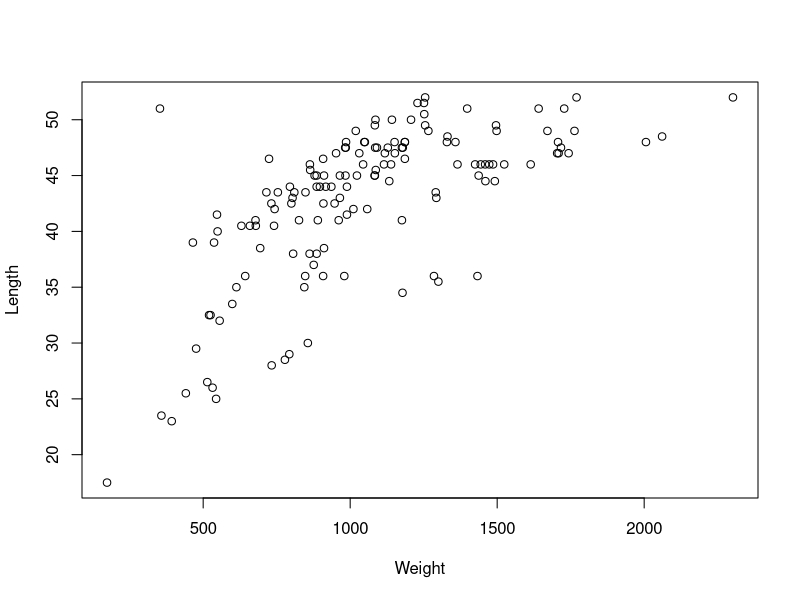
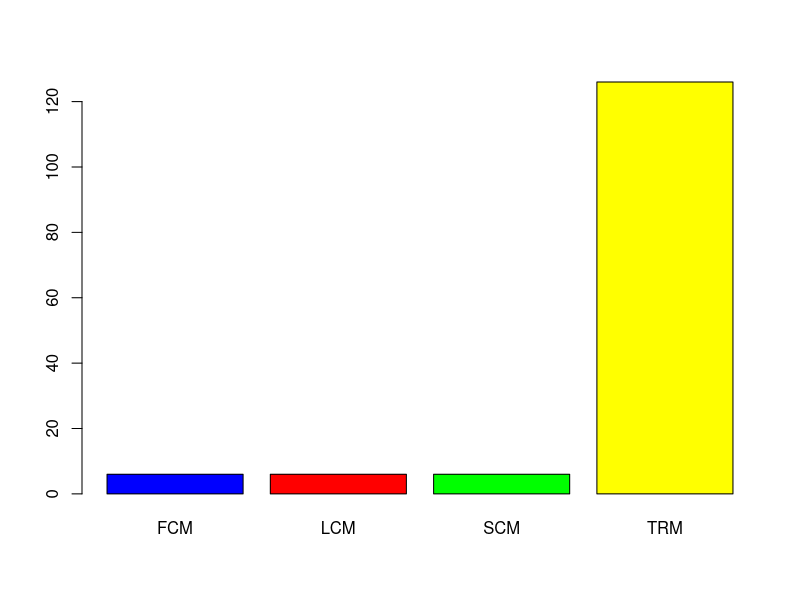
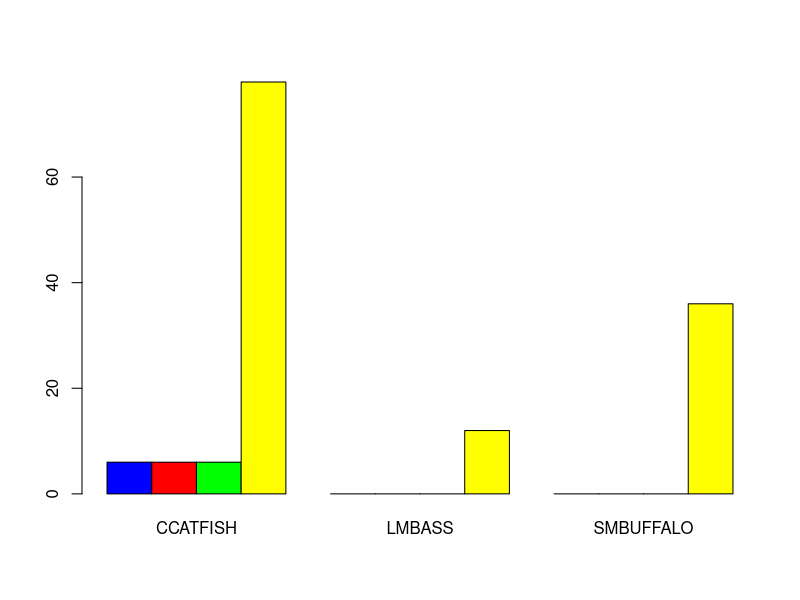
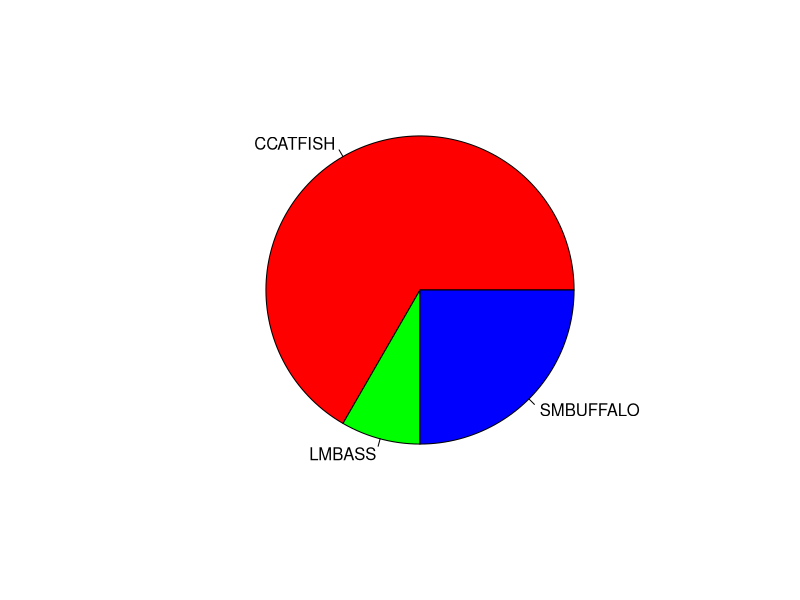
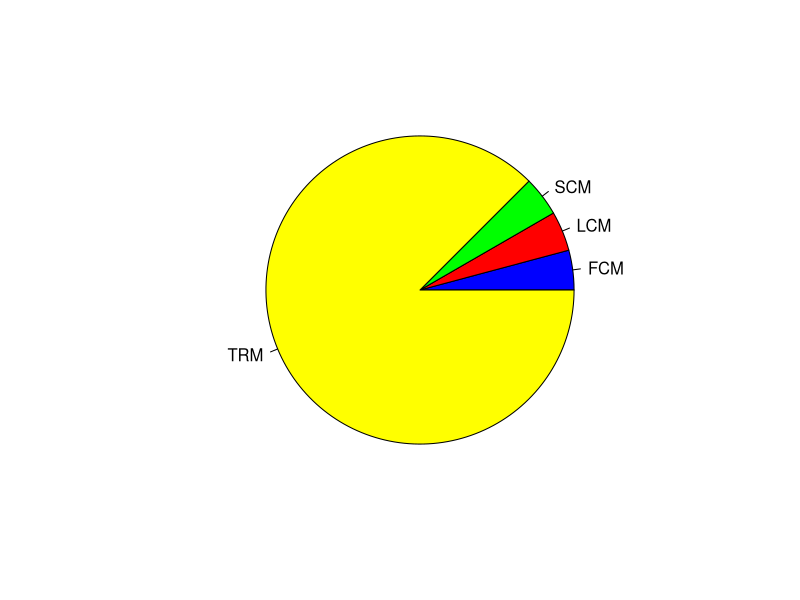
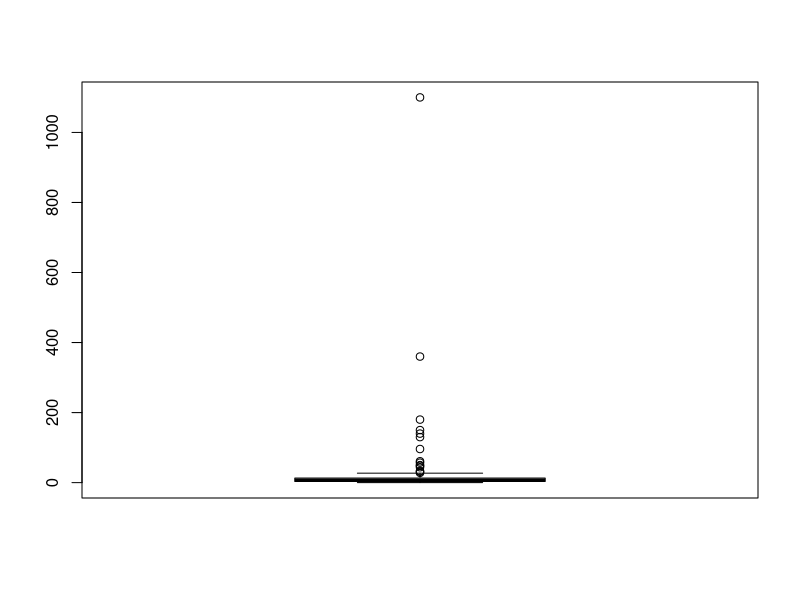
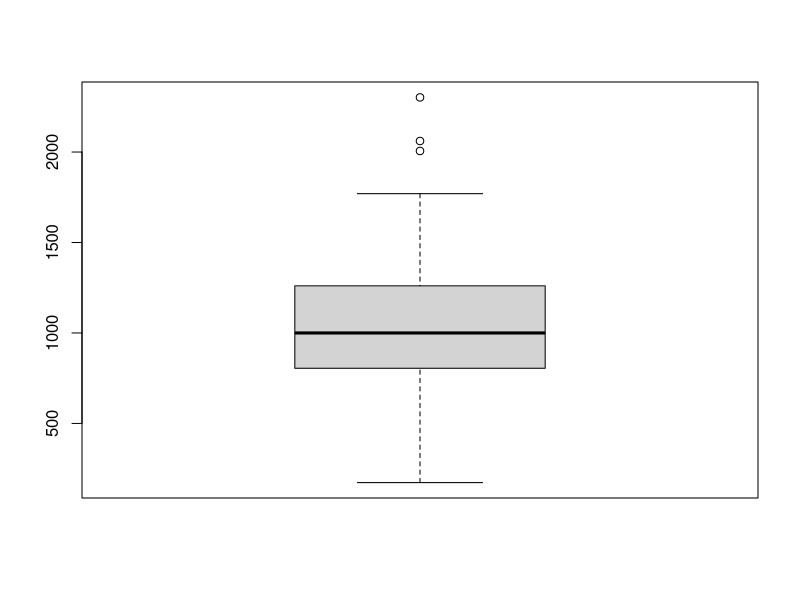
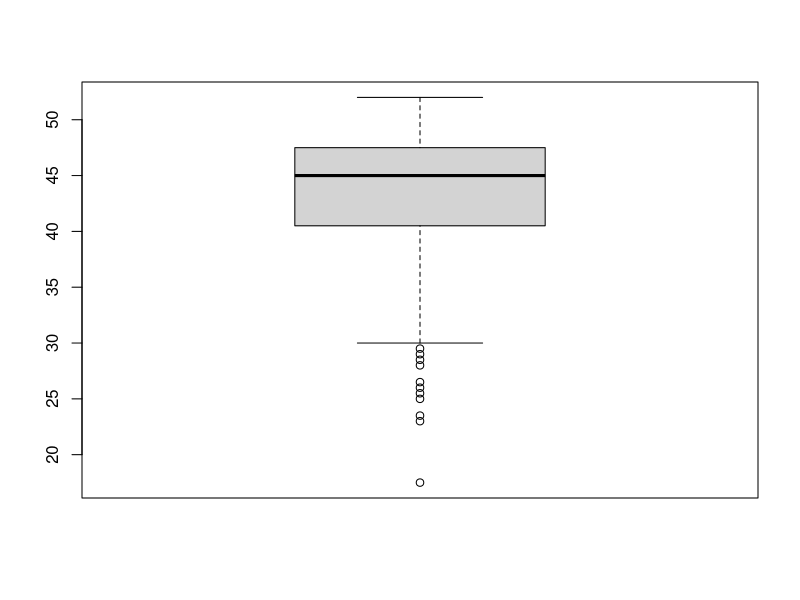

Generate these figures, in order, with R:
## ---- chunk 1
knitr::opts_chunk$set(echo = TRUE)
## ---- chunk 2
getwd()
## ---- chunk 3
#returns first 6 lines
ddt <-read.csv("DDT-1.csv")
head(ddt)
## ---- chunk 4
#Number of Species
length(unique(ddt$SPECIES))
## ---- chunk 5
# Species: LMBASS that has a WEIGHT bigger than 800gms
filtered_LMBASS_data <- ddt[ddt$SPECIES == "LMBASS" & ddt$WEIGHT > 800, ]
filtered_LMBASS_data
## ---- chunk 6
# RIVER: SCM that has DDT bigger than 4.0
filtered_SCM_data <- ddt[ddt$RIVER == "SCM" & ddt$DDT > 4.0, ]
filtered_SCM_data

## ---- chunk 7
# Mean length of fish in the ddt data frame
mean(ddt$LENGTH)
## ---- chunk 8
# Standard deviation of the weight of fish in the ddt data frame 
sd(ddt$WEIGHT)
## ---- chunk 9
plot(ddt$WEIGHT, ddt$LENGTH, xlab = "Weight", ylab = "Length")

# Is this the plot of LENGTH vs WEIGHT from theddt data frame?
# No, the graph is not the same because the axis are switched
## ---- chunk 10
v=1:20
v/20


# If v=1:20 what is the last value of v/20? 
# 1.00
## ---- chunk 11
RIVER_table= with(ddt,table(RIVER))
RIVER_table
## ---- chunk 12
barplot(RIVER_table, col = c("blue","red","green", "yellow"))
## ---- chunk 13
RIVER_SPECIES_table =with(ddt,table(RIVER, SPECIES))
RIVER_SPECIES_table
## ---- chunk 14
barplot(RIVER_SPECIES_table, beside=TRUE, col= c("blue","red","green", "yellow"))

## ---- chunk 15
fish_speices=table(ddt$SPECIES)
pie(fish_speices, col = rainbow(3))
## ---- chunk 16
RIV=table(ddt$RIVER)
pie(RIV,  col = c("blue","red","green", "yellow") )
## ---- chunk 17
boxplot(ddt$DDT)
## ---- chunk 18
boxplot(ddt$WEIGHT)

## ---- chunk 19
boxplot(ddt$LENGTH)

## ---- chunk 20
fish_colplot=with( ddt, ifelse( SPECIES == "CCATFISH","Red",
                        ifelse(SPECIES=="SMBUFFALO","Blue","Green")))
coplot( LENGTH~WEIGHT | RIVER, data=ddt ,col=fish_colplot)
## ---- chunk 21
coplot(DDT ~ WEIGHT| SPECIES, data=ddt, col = fish_colplot)
## ---- chunk 22
library(ggplot2)
gg_plot <- ggplot(ddt, aes(x = SPECIES, y = WEIGHT, fill = RIVER)) + geom_boxplot() + ggtitle("Shone George Kutty Renjan")
gg_plot
## ---- chunk 23
gg_plot2 <- ggplot(ddt, aes(x = RIVER, y = LENGTH, fill = SPECIES)) + geom_violin() + ggtitle("Shone George Kutty Renjan")
gg_plot2


## ---- chunk 24
gg_plot3 <- ggplot(ddt, aes(x = WEIGHT, y = LENGTH, col = SPECIES)) + geom_point() + ggtitle("Shone George Kutty Renjan")
gg_plot3


